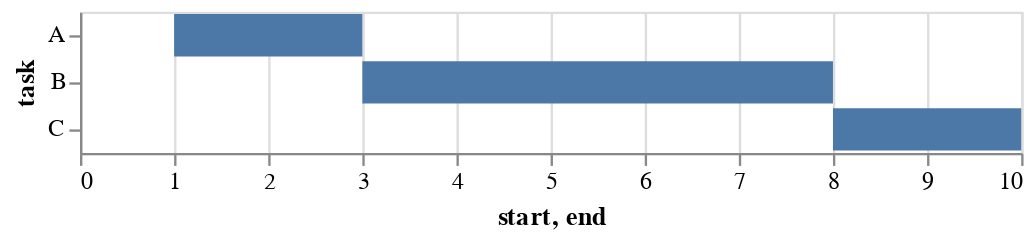

The code cell stored with this chart in its notebook:
### Markdown cell above
### Channels

Channels are either about:


* Position
* Mark property
* text and tooltips
* hyperlink
* detail
* order
* facet

lets take a deeper dive:
 ### position


| Channel    | Altair Class | Description                         |
|------------|--------------|-------------------------------------|
| x          | X            | The x-axis value                    |
| y          | Y            | The y-axis value                    |
| x2         | X2           | Second x value for ranges           |
| y2         | Y2           | Second y value for ranges           |
| longitude  | Longitude    | Longitude for geo charts            |
| latitude   | Latitude     | Latitude for geo charts             |
| longitude2 | Longitude2   | Second longitude value for ranges   |
| latitude2  | Latitude2    | Second latitude value for ranges    |
| xError     | XError       | The x-axis error value              |
| yError     | YError       | The y-axis error value              |
| xError2    | XError2      | The second x-axis error value       |
| yError2    | YError2      | The second y-axis error value       |
| xOffset    | XOffset      | Offset to the x position            |
| yOffset    | YOffset      | Offset to the y position            |
| theta      | Theta        | The start arc angle                 |
| theta2     | Theta2       | The end arc angle (radian)          |

### Code cell
source = pd.DataFrame([
    {"task": "A", "start": 1, "end": 3},
    {"task": "B", "start": 3, "end": 8},
    {"task": "C", "start": 8, "end": 10}
])

alt.Chart(source).mark_bar().encode(
    x='start',
    x2='end',
    y='task'
)

### Figure 1 — Vega-Lite specification as saved in the notebook (floating-point values rounded to 4 significant figures)
{"config": {"view": {"continuousWidth": 400, "continuousHeight": 300}}, "data": {"name": "data-4492a6b5581ac40825aa8ece71020d8a"}, "mark": "bar", "encoding": {"x": {"field": "start", "type": "quantitative"}, "x2": {"field": "end"}, "y": {"field": "task", "type": "nominal"}}, "$schema": "https://vega.github.io/schema/vega-lite/v4.17.0.json", "datasets": {"data-4492a6b5581ac40825aa8ece71020d8a": [{"task": "A", "start": 1, "end": 3}, {"task": "B", "start": 3, "end": 8}, {"task": "C", "start": 8, "end": 10}]}}
